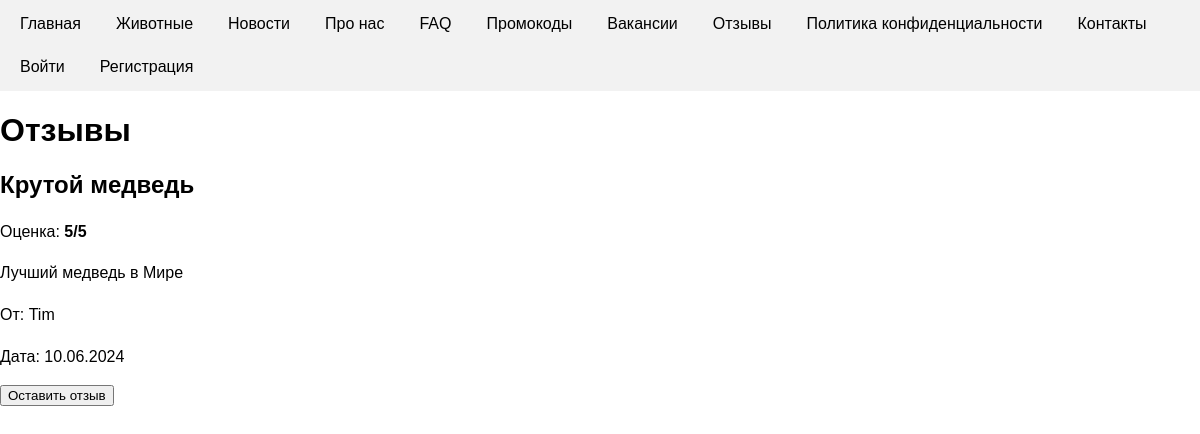
The page /reviews/ on the database as committed earlier.
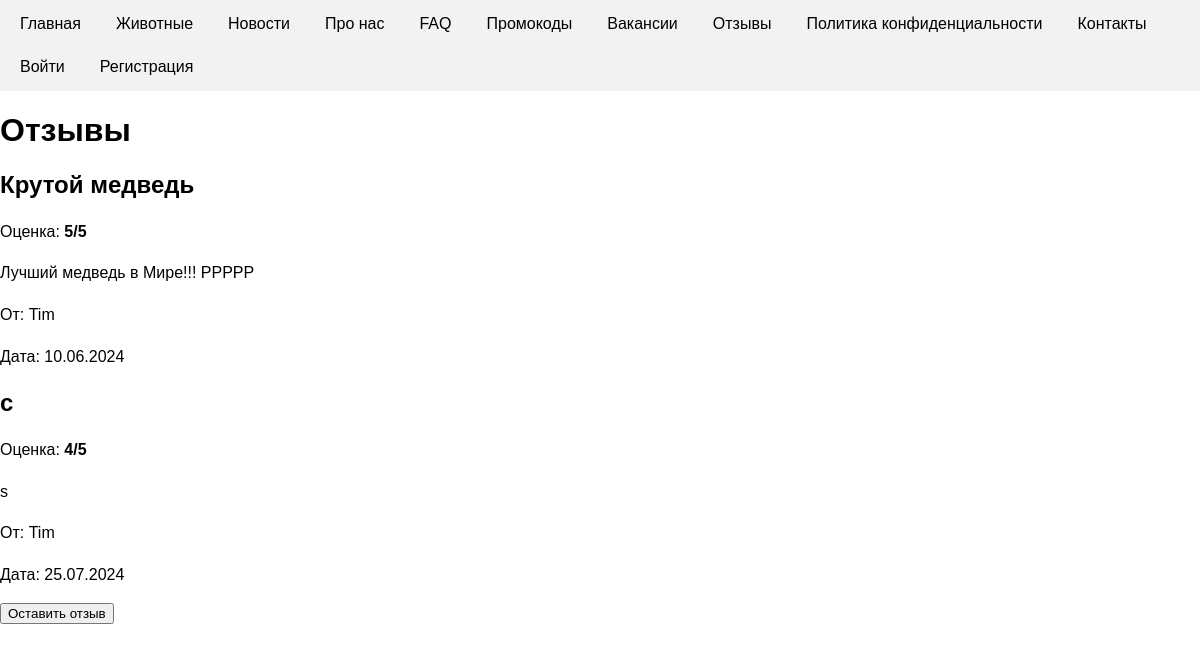
The same page on the database as committed later.
### Zoo/models.py (models this page shows, shortened)
class Review(models.Model):
    title = models.CharField(max_length=100)
    rating = models.IntegerField()
    text = models.TextField()
    date = models.DateField(auto_now_add=True)
    user = models.ForeignKey(User, related_name="reviews", on_delete=models.CASCADE)

class User(AbstractUser):
    status = (
        ("client","client"),
        ("staff","staff")
    )
    def validate_phone(value):
        phone_pattern = re.compile(r'\+375\((29|33|44|25)\)\d{7}')
        if not re.fullmatch(phone_pattern, str(value)):
            raise django.forms.ValidationError("Неверный формат номера телефона (правильный: +375(XX)XXXXXXX.")
    def validate_age(value):
        if value < 18 or value > 100:
            raise django.forms.ValidationError("Только для людей старше 18 лет.")
    status = models.CharField(choices=status, default="client", max_length=6)
    age = models.PositiveSmallIntegerField(validators=[validate_age], null= True)
    phone = models.CharField(max_length=15, validators=[validate_phone], null= True)
    address = models.CharField(max_length=255, null= True)
    timezone = get_localzone_name()
    groups = None
    user_permissions = None
    job_t = models.ForeignKey('Job_title',on_delete=models.PROTECT, null= True, blank=True)
    ward_animals = models.ManyToManyField('kind_of_animal',blank=True)

### Zoo/views.py (the view)
# urls.py: path('reviews/', views.reviews, name='reviews'),
def reviews(request):
    reviews = Review.objects.all()
    return render(request, 'reviews.html', {'reviews': reviews})

### Zoo/templates/reviews.html (shortened to what this page needs)
<!DOCTYPE html>
<head>
</head>
<div class="navbar">
    <a href="{% url 'home' %}">Главная</a>
        <a href="{% url 'animals' %}">Животные</a>
        <a href="{% url 'news' %}">Новости</a>
        <a href="{% url 'about' %}">Прo нас</a>
        <a href="{% url 'faqs' %}">FAQ</a>
        <a href="{% url 'promocodes' %}">Промокоды</a>
        <a href="{% url 'vacancies' %}">Вакансии</a>
        <a href="{% url 'reviews' %}">Отзывы</a>
        <a href="{% url 'privacy_policy' %}">Политика конфиденциальности</a>
        <a href="{% url 'contacts' %}">Контакты</a>
        {% if user.is_authenticated %}
            {% if is_super %}
                <a href="{% url 'logout' %}">Выйти</a>
                <a href="{% url 'sales' %}">Продажи</a>
            {% elif user.is_staff %}
                <a href="{% url 'logout' %}">Выйти</a>
            {% else %}
                <a href="{% url 'logout' %}">Выйти</a>
                <a href="{% url 'orders_list' user.id  %}">Мои заказы</a>
                <a href="{% url 'create_order' user.id %}">Купить билет</a>
            {% endif %}
        {% else %}
        <a href="{% url 'login' %}">Войти</a>
        <a href="{% url 'register' %}">Регистрация</a>
        {% endif %}
</div>
<body>
    <h1>Отзывы</h1>
    {% for review in reviews %}
        <div>
            <h2>{{ review.title }}</h2>
            <p>Оценка: <b>{{ review.rating }}/5</b></p>
            <p>{{ review.text }}</p>
            <p>От: {{ review.user.username }}</p>
            <p>Дата: {{ review.date|date:"d.m.Y" }}</p>
        </div>
    {% endfor %}
    {% if not user.is_staff %}
    <form action="{% url 'add_review' %}" method="get">
        <button type="submit">Оставить отзыв</button>
    </form>
    {% endif %}
</body>
</html>

Rows that differ between the two databases and show on the page:
changed Review "Крутой медведь": text "Лучший медведь в Мире" → "Лучший медведь в Мире!!! РРРРР"
added Review: title "c", rating "4", text "s", user.username "Tim", date "25.07.2024"
